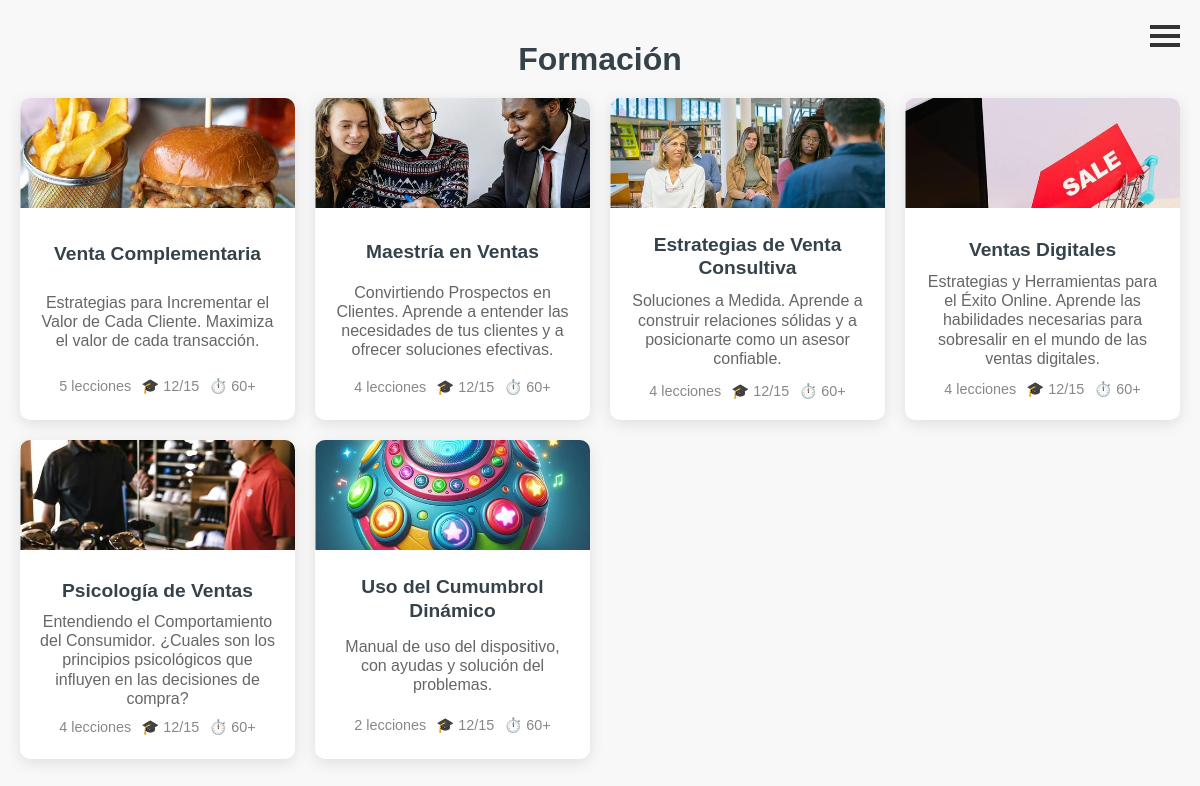
Screenshot of / (signed in) with the database file from the repository.
### cursos/models.py (models this page shows, shortened)
class Curso(models.Model):
    titulo = models.CharField(max_length=200)
    explicacion = models.TextField()
    miniexplicacion = models.TextField()
    fecha_creacion = models.DateTimeField(default=timezone.now)
    puntos = models.SmallIntegerField()
    miniatura = models.ImageField(upload_to='images/miniaturas/')

### cursos/views.py (the view)
@login_required
def lista_cursos(request):
    cursos = Curso.objects.filter(fecha_creacion__lte=timezone.now()).order_by('fecha_creacion')
    lecciones_por_curso = [(curso, curso.leccion_set.count()) for curso in cursos]
    total_lecciones = sum(conteo for _, conteo in lecciones_por_curso)
    return render(request, 'cursos/lista_cursos.html', {'lecciones_por_curso': lecciones_por_curso, 'total_lecciones': total_lecciones})

### cursos/templates/cursos/lista_cursos.html (shortened to what this page needs)
{% extends 'cursos/base.html' %}
{% load static %}
{% block content %}
<section class="course-categories">
    <div class="titulo">
        <h2><a href="/">Formación</a></h2>
    </div>
    <div class="categories-grid">
{% for curso, conteo_lecciones in lecciones_por_curso %}
<div class="category-item">
    <div class="category-image">
        <img src="{{ curso.miniatura.url }}" alt="Imagen del curso">
    </div>
    <div class="category-content">
        <h3><a href="{% url 'detalle_curso' pk=curso.pk %}" title='{{ curso.explicacion|linebreaksbr }}'>{{ curso.titulo }}</a></h3>
        <p>{{ curso.miniexplicacion|linebreaksbr }}</p>
        <div class="category-meta">
            <span>{{ conteo_lecciones }} lecciones</span>
            <span>🎓 12/15</span>
            <span>⏱️ 60+</span>
        </div>
    </div>
</div>
{% endfor %}
</div>
</section>
{% endblock %}

### cursos/static/css/curso.css (style rules this page uses)
body, h1, h2, p, ul { margin: 0; padding: 0; list-style: none; }
body { font-family: Arial, sans-serif; line-height: 1.2; background-color: #f4f4f4; color: #333; }
.course-categories { padding: 40px 20px; background-color: #f8f8f8; text-align: center; }
.course-categories h2 { margin-bottom: 20px; font-size: 2rem; color: #35424a; }
.categories-grid { display: grid; gap: 20px; grid-template-columns: repeat(auto-fit, minmax(250px, 1fr)); margin-top: 5px; }
.titulo a { color: #35424a; text-decoration: none; font-weight: bold; border-bottom: 2px solid transparent; transition: color 0.3s ease, border-bottom-color 0.3s ease; }
.category-item { background-color: #fff; border-radius: 10px; box-shadow: 0px 4px 15px rgba(0, 0, 0, 0.1); overflow: hidden; transition: transform 0.3s ease, box-shadow 0.3s ease; display: flex; flex-direction: column; justify-content: space-between; }
.category-item a { color: #35424a; text-decoration: none; font-weight: bold; border-bottom: 2px solid transparent; transition: color 0.3s ease, border-bottom-color 0.3s ease; }
.category-content { padding: 20px; display: flex; flex-direction: column; height: 100%; }
.category-content h3 { font-size: clamp(1.2rem, 1.3vw, 1.2rem); color: #35424a; margin-bottom: 10px; margin-top: 5px; flex: 0 1 30%; display: flex; align-items: center; justify-content: center; text-align: center; max-height: 30%; }
.category-content p { font-size: clamp(1rem, 1.1vw, 1rem); color: #666; margin-bottom: 15px; flex: 1 1 50%; display: flex; align-items: center; justify-content: center; text-align: center; line-height: 1.2; max-height: 50%; }
.category-meta { display: flex; gap: 10px; font-size: 0.9rem; color: #888; flex: 0 1 20%; align-items: center; justify-content: center; text-align: center; margin-top: auto; max-height: 20%; }
.category-meta span { display: flex; align-items: center; gap: 5px; }
.category-image { width: 100%; padding-top: 40%; position: relative; overflow: hidden; background-color: #f8f8f8; }
.category-image img { position: absolute; top: 50%; left: 50%; width: 100%; height: 100%; object-fit: cover; transform: translate(-50%, -50%); }

### rows the page displays
Curso: miniatura (picture), titulo "Venta Complementaria", miniexplicacion "Estrategias para Incrementar el Valor de Cada Cliente. Maximiza el valor de cada transacción.", conteo_lecciones "5"
Curso: miniatura (picture), titulo "Maestría en Ventas", miniexplicacion "Convirtiendo Prospectos en Clientes. Aprende a entender las necesidades de tus clientes y a ofrecer soluciones efectivas.", conteo_lecciones "4"
Curso: miniatura (picture), titulo "Estrategias de Venta Consultiva", miniexplicacion "Soluciones a Medida. Aprende a construir relaciones sólidas y a posicionarte como un asesor confiable.", id "4"
Curso: miniatura (picture), titulo "Ventas Digitales", miniexplicacion "Estrategias y Herramientas para el Éxito Online. Aprende las habilidades necesarias para sobresalir en el mundo de las ventas digitales.", conteo_lecciones "4"
Curso: miniatura (picture), titulo "Psicología de Ventas", miniexplicacion "Entendiendo el Comportamiento del Consumidor. ¿Cuales son los principios psicológicos que influyen en las decisiones de compra?", conteo_lecciones "4"
Curso: miniatura (picture), titulo "Uso del Cumumbrol Dinámico", miniexplicacion "Manual de uso del dispositivo, con ayudas y solución del problemas.", conteo_lecciones "2"
